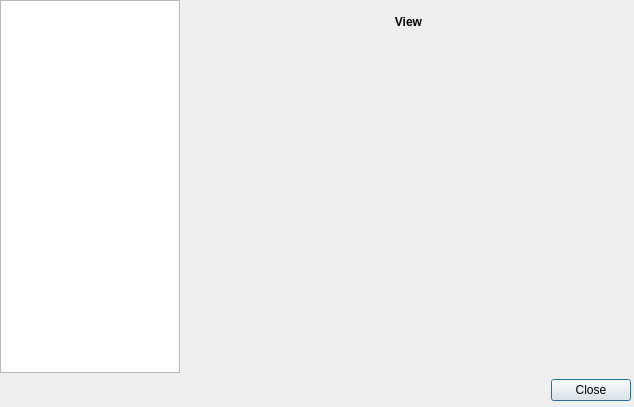
<?xml version="1.0" encoding="UTF-8"?>
<ui version="4.0">
 <class>uiThemes</class>
 <widget class="QDialog" name="uiThemes">
  <property name="geometry">
   <rect>
    <x>0</x>
    <y>0</y>
    <width>634</width>
    <height>407</height>
   </rect>
  </property>
  <property name="minimumSize">
   <size>
    <width>634</width>
    <height>407</height>
   </size>
  </property>
  <property name="maximumSize">
   <size>
    <width>634</width>
    <height>407</height>
   </size>
  </property>
  <property name="windowTitle">
   <string>Dialog</string>
  </property>
  <widget class="QWidget" name="verticalLayoutWidget">
   <property name="geometry">
    <rect>
     <x>0</x>
     <y>0</y>
     <width>631</width>
     <height>401</height>
    </rect>
   </property>
   <layout class="QVBoxLayout" name="verticalLayout">
    <item>
     <layout class="QHBoxLayout" name="horizontalLayout">
      <item>
       <widget class="QListWidget" name="listWidget">
        <property name="maximumSize">
         <size>
          <width>180</width>
          <height>380</height>
         </size>
        </property>
       </widget>
      </item>
      <item>
       <layout class="QVBoxLayout" name="verticalLayout_2">
        <item>
         <spacer name="verticalSpacer">
          <property name="orientation">
           <enum>Qt::Vertical</enum>
          </property>
          <property name="sizeType">
           <enum>QSizePolicy::Fixed</enum>
          </property>
          <property name="sizeHint" stdset="0">
           <size>
            <width>20</width>
            <height>15</height>
           </size>
          </property>
         </spacer>
        </item>
        <item>
         <widget class="QLabel" name="label_view">
          <property name="styleSheet">
           <string notr="true">font-weight:bold;</string>
          </property>
          <property name="text">
           <string>View</string>
          </property>
          <property name="alignment">
           <set>Qt::AlignCenter</set>
          </property>
         </widget>
        </item>
        <item>
         <widget class="QLabel" name="label">
          <property name="sizePolicy">
           <sizepolicy hsizetype="Expanding" vsizetype="Expanding">
            <horstretch>0</horstretch>
            <verstretch>0</verstretch>
           </sizepolicy>
          </property>
          <property name="text">
           <string/>
          </property>
          <property name="alignment">
           <set>Qt::AlignCenter</set>
          </property>
         </widget>
        </item>
       </layout>
      </item>
     </layout>
    </item>
    <item>
     <widget class="QDialogButtonBox" name="buttonBox">
      <property name="standardButtons">
       <set>QDialogButtonBox::Close</set>
      </property>
     </widget>
    </item>
   </layout>
  </widget>
 </widget>
 <resources/>
 <connections/>
</ui>
